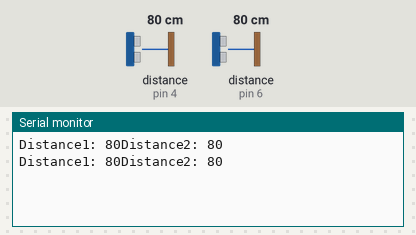
Simulated run of this sketch. Board: Arduino Uno, built with avr-gcc and run on an emulated ATmega328P. On the bench: the last lines printed to the serial monitor. Wiring (inferred from the names in the program): 2 × ultrasonic range finder: trigger pin 3, echo pin 4 / trigger pin 5, echo pin 6. The inputs (shaded band) are chosen by the test bench; at power-on: distance to the obstacle (sensors on pin 4, pin 6) 80 cm. The echo pulse lasts 58.3 µs per cm.

Above: at 1.8 s.
1.9 s: distance to the obstacle (sensor on pin 4) set to 2 cm
At 2.8 s:
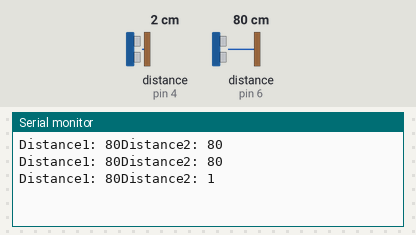
3.4 s: distance to the obstacle (sensor on pin 6) set to 2 cm
At 4.7 s:
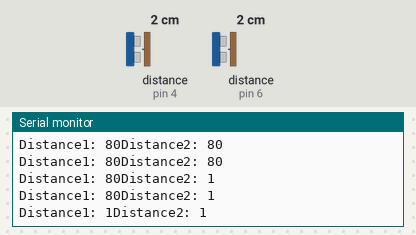
4.9 s: distance to the obstacle (sensor on pin 4) set to 4 cm
At 5.7 s:
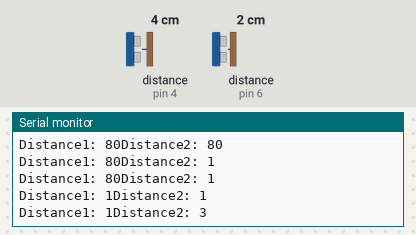
6.4 s: distance to the obstacle (sensor on pin 6) set to 4 cm
At 7.4 s:
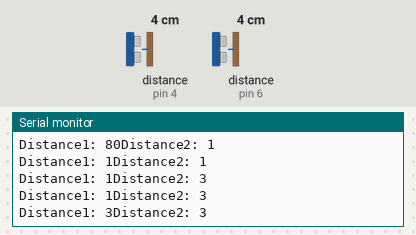
Timing chart, 0 to 8.9 s (numbered marks = the images above; inputs shaded):
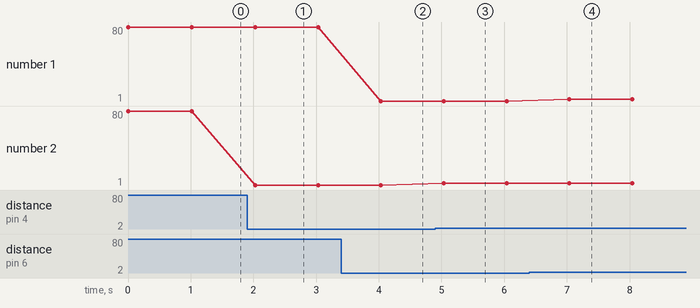

The sketch:

ultrasoundSensor.ino
```cpp
const int trigpin1=5;
const int echopin1=6;
const int trigpin2=3;
const int echopin2=4;

long duration1, duration2;
int distance1, distance2;

void setup() {
  pinMode(trigpin1,OUTPUT);
  pinMode(echopin1,INPUT);

  pinMode(trigpin2,OUTPUT);
  pinMode(echopin2,INPUT);
  Serial.begin(9600);
}

void loop() {
  digitalWrite(trigpin1,LOW);
  delayMicroseconds(2);
  digitalWrite(trigpin1,HIGH);
  delayMicroseconds(10);
  digitalWrite(trigpin1,LOW);

  duration1=pulseIn(echopin1,HIGH);
  distance1=(duration1/2)/29;

  Serial.print("Distance1: ");
  Serial.print(distance1);

  digitalWrite(trigpin2,LOW);
  delayMicroseconds(2);
  digitalWrite(trigpin2,HIGH);
  delayMicroseconds(10);
  digitalWrite(trigpin2,LOW);

  duration2=pulseIn(echopin2,HIGH);
  distance2=(duration2/2)/29;

  Serial.print("Distance2: ");
  Serial.print(distance2);
  Serial.println();
  delay(1000);
  }
```

Measured:
- after the input at 1.9 s, the serial monitor: prints a new line after 0.13 s (image 1)
- after the input at 3.4 s, the serial monitor: prints a new line after 0.63 s (image 2)
- after the input at 4.9 s, the serial monitor: prints a new line after 0.14 s (image 3)
- after the input at 6.4 s, the serial monitor: prints a new line after 0.64 s (image 4)
- plotted number 2: 1 → 3 after the input at 4.9 s
